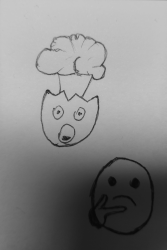
#> input picture lab4/emoji.jpg, 167 x 250 px, shrunk from 1867 x 2807 before the run, found by its file name
$ python task4_1.py
#> lines starting #> are read from the running program, lines starting #| are printed output that depends on the picture; after the words box and inside, x2 and y2 are one past the last pixel; in counts of white or black regions, pixels touching at a corner belong together
# Для выполнения этого задания используйте результат, который вы получили при выполнении второго задания во второй
# лабораторной. Там у вас получилась картинка с шумом: точки на фоне или разрывы на границах. Пример картинки:
# Примените морфологические преобразования к такому изображению так, чтобы максимально убрать шум в виде точек на фоне
# и при этом закрыть разрывы в линиях текста

import cv2
import numpy as np
from matplotlib import pyplot as plt

path_text = "S:\\CV\\lab4\\4-1.png"
path = 'S:\\CV\\lab4\\emoji.jpg'
i = 0

img = cv2.imread(path, flags=cv2.IMREAD_REDUCED_GRAYSCALE_4)
#> img is the input picture: shape (250, 167); min 8, max 201, mean 134
adaptive = cv2.adaptiveThreshold(img, 255, cv2.ADAPTIVE_THRESH_MEAN_C, cv2.THRESH_BINARY_INV, 89,9)
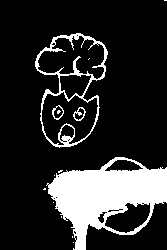
#> adaptive: shape (250, 167); 17.1% white; 14 white regions (10 under 20 px), largest, box (x1, y1, x2, y2) and area: (46, 157, 167, 250) 5656, (35, 33, 108, 148) 1306, (73, 107, 86, 121) 69, (52, 105, 64, 120) 55

kernel = np.ones((3, 3), np.uint8)
img_erode = cv2.erode(adaptive, kernel, iterations=1)
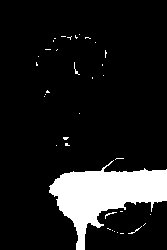
#> img_erode: shape (250, 167); 11.8% white; 36 white regions (32 under 20 px), largest, box (x1, y1, x2, y2) and area: (49, 160, 167, 250) 4726, (105, 212, 117, 219) 21, (74, 62, 80, 75) 20, (128, 226, 142, 234) 20
img_dilate = cv2.dilate(img_erode, kernel, iterations=2)
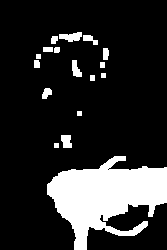
#> img_dilate: shape (250, 167); 17% white; 17 white regions, largest, box (x1, y1, x2, y2) and area: (47, 156, 167, 250) 6152, (59, 32, 82, 42) 154, (61, 135, 72, 148) 119
images = {'Original': adaptive, 'Step 1 - erode': img_erode, 'Step 2 - dilate': img_dilate}

fig = plt.figure('Morphology', figsize=(10, 7))
for title, image in images.items():
    fig.add_subplot(1, 3, i + 1)
    plt.imshow(cv2.cvtColor(image, cv2.COLOR_BGR2RGB), 'gray', vmin=0, vmax=255)
    plt.title(title)
    plt.axis('off')
    i += 1
#> this loop made 3 passes
#> title on passes 1 to 3: 'Original', 'Step 1 - erode', 'Step 2 - dilate'
#> after the loop, i = 3
plt.show()
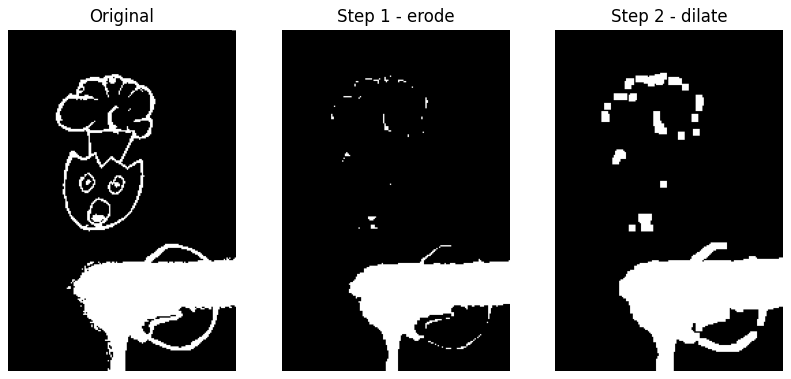
#> figure drawn by matplotlib, 3 panels


# [13 lines of commented-out code are left out]
